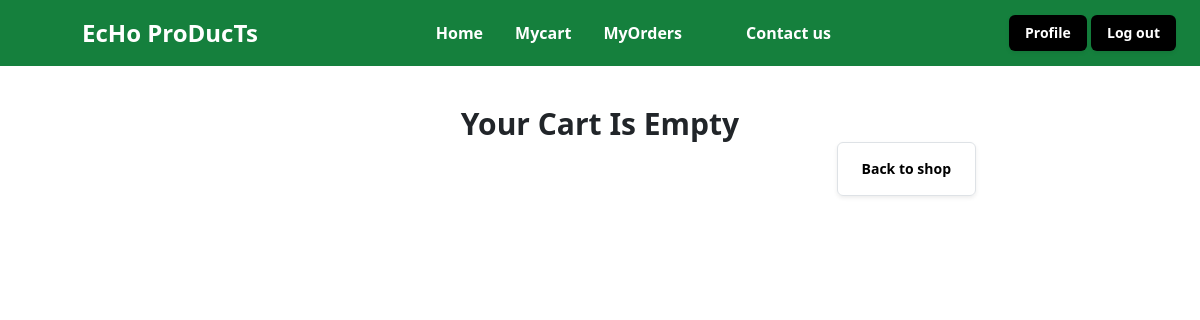
The page /products/cartitems (signed in) on the database as committed earlier.
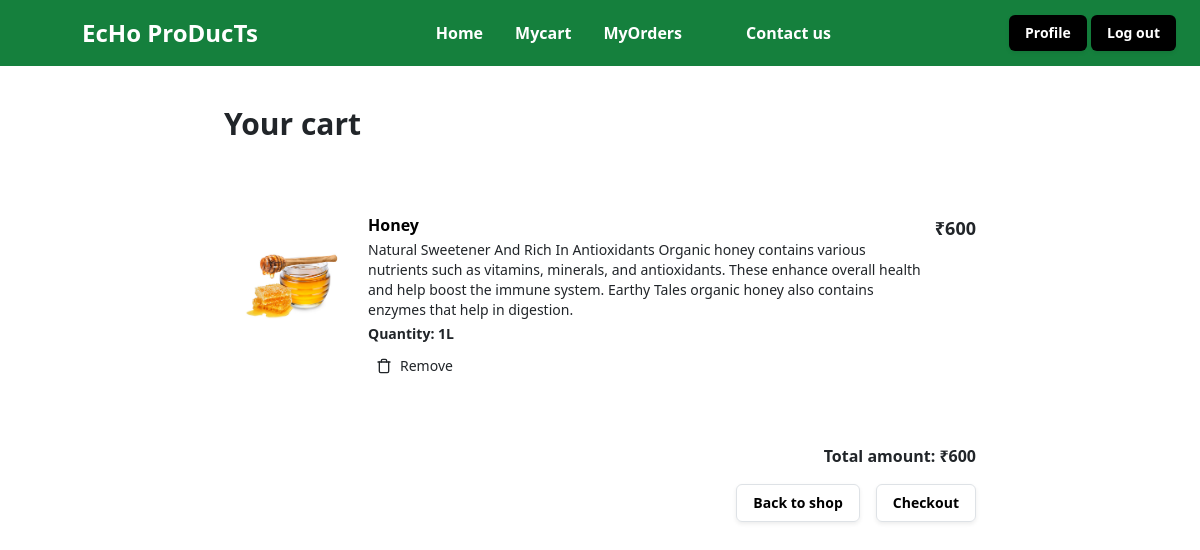
The same page on the database as committed later.
### mystore/models.py (models this page shows, shortened)
class CartItems(models.Model):
    Cart_object=models.ForeignKey(Cart,on_delete=models.CASCADE,related_name="cart_items")
    productvarient_object=models.ForeignKey(ProductVarient,on_delete=models.CASCADE,null=True)
    is_order_placed=models.BooleanField(default=False)
    created_date=models.DateTimeField(auto_now_add=True)
    updated_date=models.DateTimeField(auto_now=True)
    is_active=models.BooleanField(default=True)

class ProductVarient(models.Model):
    product_object=models.ForeignKey(Product,on_delete=models.CASCADE,related_name="productvarients")
    product_quantity=models.CharField(max_length=200)
    price=models.PositiveIntegerField()
    created_date=models.DateTimeField(auto_now_add=True)
    updated_date=models.DateTimeField(auto_now=True)
    is_active=models.BooleanField(default=True)

class Product(models.Model):
    product_name=models.CharField(max_length=200)
    description=models.TextField(max_length=300)
    brand_object=models.ForeignKey(Brand,on_delete=models.CASCADE)
    owner=models.ForeignKey(User,on_delete=models.CASCADE,related_name="products")
    product_pic=models.ImageField(upload_to="products",null=True)
    created_date=models.DateTimeField(auto_now_add=True)
    updated_date=models.DateTimeField(auto_now=True)
    is_active=models.BooleanField(default=True)

### mystore/views.py (the view)
# urls.py: path('products/cartitems',views.MyCartView.as_view(),name="cart-items"),
@method_decorator(signin_requierd,name="dispatch")
class MyCartView(View):
    def get(self,request,*args,**kwargs):
        qs=request.user.cart.cart_items.filter(is_order_placed=False)
        total=request.user.cart.cart_items.filter(is_order_placed=False).values("productvarient_object__price").aggregate(total=Sum("productvarient_object__price")).get("total")
        return render(request,"store/mycartitems.html",{"cartitem":qs,"total":total})

### mystore/templates/store/mycartitems.html (shortened to what this page needs)
{%extends 'store/base.html'%}
{%block main_block%}
<div class="mx-auto flex max-w-3xl flex-col space-y-4 p-6 px-2 sm:p-10 sm:px-2">
  {%if cartitem%}
  <h2 class="text-3xl font-bold">Your cart</h2>
  <ul class="flex flex-col divide-y divide-gray-200">
    {%for ci in cartitem%}
    <li class="flex flex-col py-6 sm:flex-row sm:justify-between">
      <div class="flex w-full space-x-2 sm:space-x-4">
        <img
          class="h-20 w-20 flex-shrink-0 rounded object-contain outline-none dark:border-transparent sm:h-32 sm:w-32"
          src="{{ci.productvarient_object.product_object.product_pic.url}}"
          alt=""
        />
        <div class="flex w-full flex-col justify-between pb-4">
          <div class="flex w-full justify-between space-x-2 pb-2">
            <div class="space-y-1">
              <h2 class="font-bold text-black leading-snug sm:pr-8">
                {{ci.productvarient_object.product_object.product_name}}
              </h2>
              <p class="text-sm">{{ci.productvarient_object.product_object.description}}</p>
              <p class="text-sm"><b>Quantity: {{ci.productvarient_object.product_quantity}}</b></p>
            </div>
            <div class="text-right">
            <p class="text-lg font-semibold"><b>₹{{ci.productvarient_object.price}}</b></p>
            </div>
          </div>
          <div class="flex divide-x text-sm">
            <a
            href="{%url 'cartitem-delete' ci.id%}"
              type="button"
              class="flex items-center space-x-2 px-2 py-1 pl-0"
            >
              <span>Remove</span>
            </a>
          </div>
        </div>
      </div>
    </li>
    {%endfor%}
  </ul>
  <div class="space-y-1 text-right">
    <p>
     <b> Total amount:  <span class="font-semibold"> <b>₹{{total}}</b></span></b>
    </p>
  </div>
  <div class="flex justify-end space-x-4">
    <a
      href="{%url 'product-list'%}"
      type="button"
      class="rounded-md border border-black px-3 py-2 text-sm font-semibold text-black shadow-sm focus-visible:outline focus-visible:outline-2 focus-visible:outline-offset-2 focus-visible:outline-black"
    >
      Back to shop
    </a>
    <a
    href="{%url 'delivery-address'%}"
      type="button"
      class="rounded-md border border-black px-3 py-2 text-sm font-semibold text-black shadow-sm focus-visible:outline focus-visible:outline-2 focus-visible:outline-offset-2 focus-visible:outline-black"
    >
      Checkout
    </a>
  </div>
  {%else%}
  <center>
    <h2 class="text-3xl font-bold">Your Cart Is Empty</h2>
  <div class="flex justify-end space-x-4">
    <a
      href="{%url 'product-list'%}"
      type="button"
      class="rounded-md border border-black px-4 py-3 text-sm font-bold text-black shadow-sm focus-visible:outline focus-visible:outline-2 focus-visible:outline-offset-2 focus-visible:outline-black"
    >
      Back to shop
    </a>
</center>
  {%endif%}
</div>
{%endblock%}

### mystore/templates/store/base.html (shortened to what this page needs)
<!DOCTYPE html>
<html lang="en">
<head>
    <link href="https://cdn.jsdelivr.net/npm/bootstrap@5.0.2/dist/css/bootstrap.min.css" rel="stylesheet">
    <script src="https://cdn.tailwindcss.com"></script>
</head>
<body>
    <div class="relative w-full bg-green-700">
  <div class="mx-auto flex max-w-7xl items-center justify-between px-4 py-2 sm:px-6 lg:px-8">
    <div class="inline-flex items-center space-x-2">
      <span>
      </span>
      <span class="text-2xl font-bold text-white">EcHo ProDucTs</span>
    </div>
    <div class="hidden lg:block">
      <ul class="inline-flex space-x-8">
        <li>
          <a
            href="{%url 'product-list'%}"
            class="text-1x1 font-semibold text-white hover:text-gray-900"
          >
            Home
          </a>
        </li>
        <li>
          <a
            href="{%url 'cart-items'%}"
            class="text-1x1 font-semibold text-white  hover:text-gray-900"
          >
            Mycart
          </a>
        </li>
        <li>
          <a
            href="{%url 'order-summary'%}"
            class="text-1x1 font-semibold text-white  hover:text-gray-900"
          >
            MyOrders
          </a>
        </li>
        <li>
          <a
            href="#"
            class="text-1x1 font-semibold text-white  hover:text-gray-900"
          >
            Contact us
          </a>
        </li>
      </ul>
    </div>
    <div class="hidden lg:block">
      {% if request.user.is_authenticated %}
      <a href="{% url 'profile-edit' request.user.profile.id %}" type="button"
      class="rounded-md bg-black px-3 py-2 text-sm font-semibold text-white shadow-sm hover:bg-black/80 focus-visible:outline focus-visible:outline-2 focus-visible:outline-offset-2 focus-visible:outline-black">
      Profile</a>
      {% else %}
      <a href="{% url 'signin' %}" type="button"
      class="rounded-md bg-black px-3 py-2 text-sm font-semibold text-white shadow-sm hover:bg-black/80 focus-visible:outline focus-visible:outline-2 focus-visible:outline-offset-2 focus-visible:outline-black">
          Log In</a>
      {% endif %}
      {% if request.user.is_authenticated %}
      <a
      href="{%url 'signout'%}"
      type="button"
      class="rounded-md bg-black px-3 py-2 text-sm font-semibold text-white shadow-sm hover:bg-black/80 focus-visible:outline focus-visible:outline-2 focus-visible:outline-offset-2 focus-visible:outline-black"
    >
      Log out
    </a>
    {%endif%}
    </div>
  </div>
</div>
      {%block main_block%}
      {%endblock%}
</body>
</html>

Rows that differ between the two databases and show on the page:
added CartItems: productvarient_object.product_object.product_pic (picture), productvarient_object.product_object.product_name "Honey", productvarient_object.product_object.description "Natural Sweetener And Rich In Antioxidants Organic honey contains various nutrients such as vitamins, minerals, and antioxidants. These enhance overall health and help boost the immune system. Earthy Tales organic honey also contains enzymes that help in digestion.", productvarient_object.product_quantity "1L", productvarient_object.price "600"
Other text that changed with them:
{{ total }}: (not shown) → "600"
text no longer shown: "Your Cart Is Empty"
text now shown: "Your cart Total amount: ₹ Checkout"
